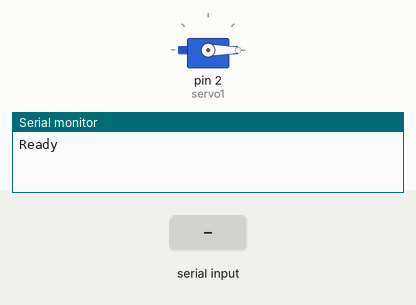
Recording of a sketch running on a simulated Arduino Uno, built with avr-gcc and run on an emulated ATmega328P. Shown: servo, the last lines printed to the serial monitor. The test bench sets the inputs (shaded band).

Above: at 1.2 s.
1.3 s: "90,45\n" received over Serial
At 3.1 s:
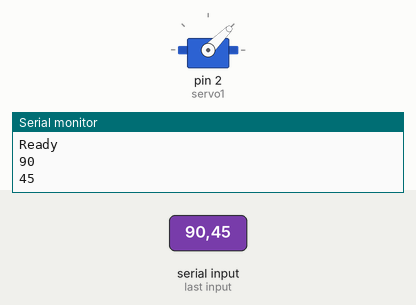
3.8 s: "30,150\n" received over Serial
At 6.0 s:
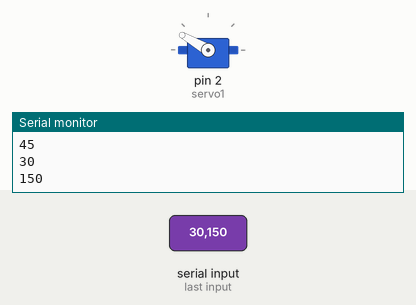
6.3 s: "200\n" received over Serial
At 7.3 s:
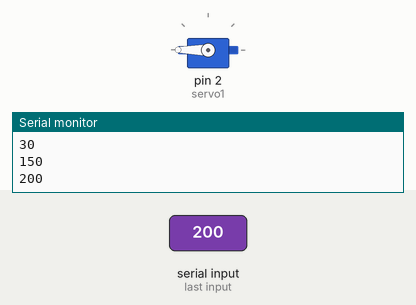
7.8 s: "90\n" received over Serial
At 8.4 s:
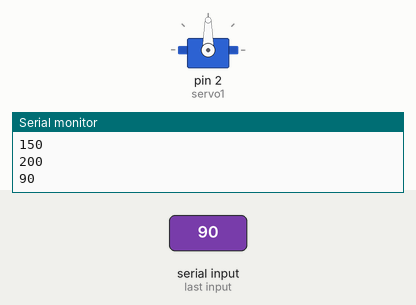
Timing chart, 0 to 10.3 s (numbered marks = the images above; inputs shaded):
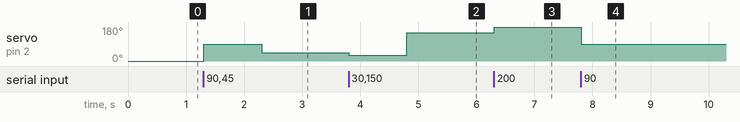

The sketch:

simple_servo_serial.ino
```cpp
#include <Servo.h>

Servo servo1;
int value;
const int MaxChars = 3; // an int string contains up to 5 digits and
 // is terminated by a 0 to indicate end of string
char strValue[MaxChars+1]; // must be big enough for digits and terminating null
int index = 0; // the index into the array storing the received digits
void setup() {

  servo1.attach(2);
  Serial.begin(9600);
  Serial.println("Ready");
  servo1.write(0);
}
void (*pseudoReset)(void)=0;

void loop() {
   if( Serial.available()){
     char ch = Serial.read();
     if(index < MaxChars && ch >= '0' && ch <= '9'){
       strValue[index++] = ch; // add the ASCII character to the string;
       }
   else{// here when buffer full or on the first non digit
     strValue[index] = 0; // terminate the string with a 0
     value = atoi(strValue); // use atoi to convert the string to an int
     index = 0;
   Serial.println(value);
   servo1.write(value);
//   delay(1000);
//   pseudoReset ();
   delay(1000);
 }
 }
}
```

Measured:
- after the input at 1.3 s, servo on pin 2 (servo1): 0° → 90° at once, → 45° 1.0 s later
- after the input at 3.8 s, servo on pin 2 (servo1): 45° → 30° at once, → 150° 1.0 s later
- after the input at 6.3 s, servo on pin 2 (servo1): 150° → 180° at once
- after the input at 7.8 s, servo on pin 2 (servo1): 180° → 90° at once
